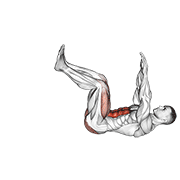
#> input picture Fitness/ExerciseVideos/0276-iny3m5y.gif, 180 x 180 px
$ python -i generate.py   (imports and definitions only)
#> lines starting #> are read from the running program, lines starting #| are printed output that depends on the picture; after the words box and inside, x2 and y2 are one past the last pixel; in counts of white or black regions, pixels touching at a corner belong together
#!/usr/bin/env python3
"""
Make the How-page videos with Google's AI models, one exercise at a time.

  1. poses    – a still of your reference woman in each exercise's start pose (Nano Banana image model)
  2. approve  – you look at the stills in out/review.html and approve the good ones
  3. videos   – one looping rep per approved pose (Gemini Omni Flash): first and last frame are the
                same start pose, so the clip loops seamlessly. Then it's cropped to the app's spec.
  4. accept   – you watch the videos in out/review.html and accept the good ones
  5. install  – accepted videos are copied into the app (Fitness/HowToVideos/howto-<id>.mp4)

Run `python3 generate.py --help` or see README.md in this folder.
Needs: Python 3.10+, `pip3 install google-genai`, ffmpeg (`brew install ffmpeg`), and your
AI Studio key in the GEMINI_API_KEY environment variable.
"""

import argparse
import base64
import html
import json
import os
import re
import shutil
import subprocess
import sys
import time
from pathlib import Path

# ---------------------------------------------------------------------------------------------
# Settings

HERE = Path(__file__).resolve().parent
REPO = HERE.parent.parent
OUT = HERE / "out"
STATUS_FILE = OUT / "status.json"
REFERENCE = HERE / "reference.png"            # your character: the same woman in every video
APP_VIDEOS = REPO / "Fitness" / "HowToVideos"

IMAGE_MODEL = os.environ.get("HOWTO_IMAGE_MODEL", "gemini-3.1-flash-image")   # Nano Banana 2
VIDEO_MODEL = os.environ.get("HOWTO_VIDEO_MODEL", "gemini-omni-1.2-flash")    # Gemini Omni 1.2 Flash

CLIP_SECONDS = 4          # one rep
GEN_ASPECT = "9:16"       # Omni only makes 9:16 or 16:9; we crop to 4:5 afterwards
GEN_RESOLUTION = "1080p"  # 1080 × 1920

# Final spec (same as the README): 4:5, 1080 × 1350, 30 fps, HEVC ~1.2 Mbps, no audio.
OUT_W, OUT_H, OUT_FPS, OUT_BITRATE = 1080, 1350, 30, "1200k"

# Where the figure has to stay in the tall 9:16 frame so that, after the crop, it's clear of the
# app's Back/Pause buttons (top) and the exercise name (bottom). Fractions of the frame height.
HEAD_MIN, FEET_MAX = 0.24, 0.72

POSE_PROMPT = """\
Use the woman in the reference image: the same face, hair, body, skin tones, clothing and style, \
on the same plain flat sage-green studio background. The reference only shows how she LOOKS: ignore \
its standing pose and the dumbbell she holds there, and pose her as described below.

Show her holding still in the STARTING position of this exercise: {name}.
{hint}
How the exercise is done: {steps}
Equipment: {equipment}.

Framing: a tall 9:16 image. Her whole body and any equipment fill the middle of the frame: the top \
of her head is no higher than {head}% down from the top edge, and her feet (or the lowest point of \
her body) are no lower than {feet}% down. Leave plain empty background above and below her. Centre \
her horizontally, full body visible, at a slight three-quarter angle so the movement will be easy \
to see.

Exactly ONE person in the picture. Keep her face, hair and look exactly as in the reference, \
whatever her position. Show the muscles this exercise works ({muscles}) in red, like the reference. Plain background, no \
floor markings, no shadows on the wall, no text, no logos, no extra people. Only the equipment she \
is holding or using for this exercise: no spare weights or other objects on the floor or anywhere \
else in the picture."""

# Exact start positions for plan exercises the image model got wrong from the steps alone
# (it tends to copy the reference and draw her standing). Shown to it as the most important line.
POSE_HINTS = {
    "db-rdl": "Standing tall, holding one dumbbell in EACH hand (two dumbbells) in front of her thighs, "
              "palms facing her thighs, knees soft.",
    "glute-bridge": "Lying flat on her back on the floor, knees bent, feet flat, hips and bottom resting ON the "
                    "floor (not lifted). One dumbbell lies across her hip bones (her pelvis, NOT her chest), "
                    "both hands holding it there. Seen from the side.",
    "dead-bug": "Lying on her back on the floor (NOT standing). BOTH arms point straight up to the ceiling. "
                "BOTH legs are lifted: knees bent 90 degrees directly above her hips, shins horizontal, both feet "
                "in the air, no foot touching the floor (tabletop). No equipment. Seen from the side.",
    "db-bench": "She is LYING DOWN, horizontal, on her back on a flat weight bench (she is NOT standing). "
                "Her head, shoulders and bottom are on the bench, feet flat on the floor either side of it, a "
                "dumbbell in each hand beside her chest. Seen from the side.",
    "seated-press": "Sitting upright on a bench with a vertical back rest (NOT standing), feet flat on the floor, "
                    "a dumbbell in each hand at shoulder height, palms facing forward.",
    "hip-thrust": "She is NOT sitting on the bench. Her bottom is on the floor IN FRONT of a low flat bench, and "
                  "only her upper back (shoulder blades) leans against the long edge of the bench behind her. "
                  "Knees bent, feet flat on the floor, hips low. One dumbbell across her hips, both hands on it. "
                  "Seen from the side. The bench is fully visible and doesn't reach the edges of the picture.",
    "side-plank": "Side plank on her FOREARM (not a straight arm): lying on her side, elbow directly under her "
                  "shoulder, forearm flat on the floor, feet stacked, hips lifted so her body forms a straight "
                  "line, top hand resting on her hip.",
    "push-up": "High plank on her hands (top of a push-up): hands just wider than shoulders, arms straight, "
               "body in one straight line from head to heels. Seen from the side.",
    "plank": "Forearm plank: forearms on the floor, elbows under shoulders, body in one straight line from "
             "head to heels. Seen from the side.",
}

# The movement itself, for exercises where Omni made too small a movement from the steps alone.
VIDEO_HINTS = {
    "dead-bug": "Big, clear movement: her RIGHT arm lowers all the way back overhead and her LEFT leg straightens "
                "out long, until both hover just above the floor; then both return to the start. The other arm "
                "and leg stay still. Her lower back stays pressed to the floor.",
    "glute-bridge": "Big, clear movement: she drives her hips up HIGH until her body is a straight line from knees "
                    "to shoulders, holds briefly at the top, then lowers her hips back to the floor.",
    "hip-thrust": "Big, clear movement: she drives her hips up HIGH until her torso is level with the bench and "
                  "her shins are vertical (a straight line from shoulders to knees), then lowers her hips back "
                  "down near the floor.",
    "push-up": "Full depth: she lowers until her chest is just above the floor with her elbows bent to 90 degrees, "
               "then pushes back up to straight arms. Her body stays in one straight line.",
}

VIDEO_PROMPT = """\
Both images are the same frame: the woman in her starting position for {name}. Animate exactly one \
slow, controlled repetition that starts in this pose and returns to exactly this pose at the end, \
so the clip loops seamlessly.
[0-{half}s] She performs the movement through its FULL range of motion, all the way to the end \
position the steps describe (not a half or partial rep): {steps}
[{half}-{dur}s] She returns smoothly to the starting position.
{hint}Correct form matters more than anything: this video teaches the exercise. Make sure she avoids: {avoid}

A single continuous shot with a locked-off static camera: no zoom, no pan, no cuts. She stays the \
same size and in the same place in the frame. Only the equipment she is already holding or using; \
no new objects appear. Same plain flat sage-green background throughout, no text or captions. \
Silent: no music, no dialogue, no sound effects."""

# ---------------------------------------------------------------------------------------------
# Exercises

# [40 lines left out: functions plan_exercises, catalog_exercises, pick, not called in this run]

# ---------------------------------------------------------------------------------------------
# Status (out/status.json): pose = none|ready|approved|rejected, video = none|ready|accepted|rejected

def load_status():
    return json.loads(STATUS_FILE.read_text()) if STATUS_FILE.exists() else {}


# [56 lines left out: functions save_status, entry, client, retry, not called in this run]


TWO_STEP_STYLE = """\
A young woman shown as a realistic anatomy figure for a fitness app: grey skin, the working muscles \
in red, a dark sports bra and briefs, hair in a ponytail, barefoot, on a plain flat sage-green studio \
background with soft even light."""

RESTYLE_PROMPT = """\
Redraw the second image so the woman looks exactly like the woman in the first image: the same \
face, hair, body, clothing, grey skin with red muscles, background and lighting. Keep the second \
image's pose, body position, equipment, camera angle and framing EXACTLY as they are; change \
nothing about the position. Exactly one person. No text."""


# [68 lines left out: functions _image_call, make_pose, make_video, fetch_video, not called in this run]

# ---------------------------------------------------------------------------------------------
# Reframing: the image model ignores framing instructions and draws her top to bottom, so after the
# 4:5 crop her feet are cut off and her head is under the buttons. This finds her outline, shrinks
# her into the safe area of the crop, and fills the space around her with matching background.

# Safe area for the figure inside the final 1080 × 1350 frame (a little inside the app's limits).
SAFE_TOP, SAFE_BOTTOM, SAFE_SIDE = 175, 250, 60


def pillow():
    try:
        from PIL import Image, ImageChops, ImageDraw, ImageFilter
        return Image, ImageChops, ImageDraw, ImageFilter
    except ImportError:
        sys.exit("Install Pillow first:  pip3 install pillow")


def reframe(src_path, dest_path):
    """Shrink and place the figure inside the app's safe area. Returns the scale used (1.0 = untouched)."""
#> called with dest_path = 'out.png'
    Image, ImageChops, ImageDraw, ImageFilter = pillow()
    import statistics
    src = Image.open(src_path).convert("RGB")
#> src is the input picture: PIL image 180x180 RGB; mean R, G, B 245.2, 244.4, 244.3
    W, H = src.size
#> W = 180; H = 180
    px = src.load()

    # Background plate: every row filled with the colour at the left and right edges of that row,
    # which keeps the studio's top-to-bottom shading.
    edge = max(8, W // 12)
#> edge = 15
    plate = Image.new("RGB", (W, H))
#> plate: PIL image 180x180 RGB; every value is 0
    for y in range(H):
        cols = [px[x, y] for x in list(range(edge)) + list(range(W - edge, W))]
        plate.paste(tuple(int(statistics.median(ch)) for ch in zip(*cols)), (0, y, W, y + 1))
#> plate: PIL image 180x180 RGB; every value is 255
    plate = plate.filter(ImageFilter.GaussianBlur(6))

    # The figure: whatever differs clearly from that background.
    mask = ImageChops.difference(src, plate).convert("L").point(lambda v: 255 if v > 28 else 0)
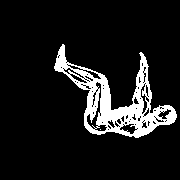
#> mask: PIL image 180x180 L; 10.5% white; 2 white regions (1 under 20 px), largest, box (x1, y1, x2, y2) and area: (54, 44, 177, 138) 3399
    bbox = mask.filter(ImageFilter.MinFilter(5)).getbbox()
#> bbox = (57, 49, 174, 135)
    if not bbox:
        shutil.copy2(src_path, dest_path)
        return 1.0
    x0, y0, x1, y1 = bbox
#> x0 = 57; y0 = 49; x1 = 174; y1 = 135

    # Where the figure may go in this image (the middle 4:5 band, minus the app's buttons and title).
    band_h = W * OUT_H / OUT_W
#> band_h = 225
    band_top = (H - band_h) / 2
#> band_top = -22.5
    s = W / OUT_W
#> s = 0.167
    t_top, t_bot = band_top + SAFE_TOP * s, band_top + band_h - SAFE_BOTTOM * s
#> t_top = 6.67; t_bot = 160.8
    t_w = W - 2 * SAFE_SIDE * s
#> t_w = 160
    if y0 >= t_top and y1 <= t_bot and x0 >= SAFE_SIDE * s and x1 <= W - SAFE_SIDE * s:
        shutil.copy2(src_path, dest_path) if Path(src_path).suffix == ".jpg" else src.save(dest_path, quality=95)
        return 1.0                                      # already inside the safe area
    scale = min(1.0, (t_bot - t_top) / (y1 - y0), t_w / (x1 - x0))
#> scale = 1

    small = src.resize((round(W * scale), round(H * scale)), Image.LANCZOS)
    ox = round(W / 2 - (x0 + x1) / 2 * scale)          # centred on her
#> ox = -26
    oy = round(t_bot - y1 * scale)                      # feet on the bottom of the safe area
#> oy = 26

    # Shrinking her squeezes the studio's shading too, so the background around her no longer matches
    # the background where she's placed (that left a lighter patch around her feet). Shift the shrunk
    # image's colours row by row so its background equals the plate at its new position.
    sw, sh = small.size
#> sw = 180; sh = 180
    src_bg = plate.resize((sw, sh), Image.LANCZOS)
    dst_bg = Image.new("RGB", (sw, sh))
    dst_bg.paste(plate, (-ox, -oy))
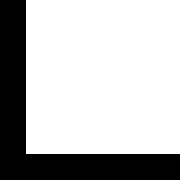
#> dst_bg: PIL image 180x180 RGB; 73.2% white; 1 black region, box (x1, y1, x2, y2) and area: (0, 0, 180, 180) 8684
    small = ImageChops.subtract(ImageChops.add(small, ImageChops.subtract(dst_bg, src_bg)),
                                ImageChops.subtract(src_bg, dst_bg))
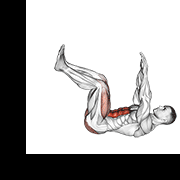
#> small: PIL image 180x180 RGB; mean R, G, B 176.9, 176.1, 175.9

    feather = max(40, W // 10)                          # soft edges so the paste blends in
#> feather = 40
    soft = Image.new("L", small.size, 0)
#> soft: PIL image 180x180 L; every value is 0
    ImageDraw.Draw(soft).rectangle([feather, feather, small.size[0] - feather, small.size[1] - feather], fill=255)
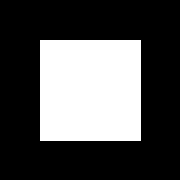
#> soft: PIL image 180x180 L; 31.5% white; 1 white region, box (x1, y1, x2, y2) and area: (40, 40, 141, 141) 10201
    soft = soft.filter(ImageFilter.GaussianBlur(feather / 2))
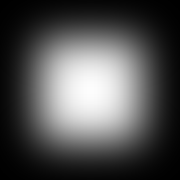
#> soft: PIL image 180x180 L; min 0, max 253, mean 79.9

    out = plate.copy()
    out.paste(small, (ox, oy), soft)
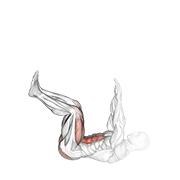
#> out: PIL image 180x180 RGB; mean R, G, B 248.8, 248.2, 248
    out.save(dest_path, quality=95)
    return scale


# ---------------------------------------------------------------------------------------------
# ffmpeg

# [29 lines left out: functions run, hevc_encoder, crop, not called in this run]


def poster(final, dest):
    run(["ffmpeg", "-y", "-v", "error", "-i", str(final), "-vf",
         f"fps=5/{CLIP_SECONDS},scale=216:270,tile=5x1", "-frames:v", "1", str(dest)])

# ---------------------------------------------------------------------------------------------
# Commands

FACE_PROMPTS = {
    # A family resemblance: recognisably inspired by the photo, but her own person.
    "light": """\
The first image is the character for a fitness app: keep everything about her exactly the same: \
her body, pose, clothing, the grey skin with the muscle highlights, the framing, the plain flat \
sage-green studio background and the lighting.

Change only her face and hair so she has a resemblance to the person in the second photo, like a \
relative rather than the same person: borrow the general face shape, hair colour and hairstyle, \
and the overall feel of the eyes and features, but keep her a distinct, generic character, not a \
copy or portrait of that person. Keep the face in the same grey style as the rest of the figure. \
No text, no other changes.""",
    # In between: clearly inspired by the photo, a close resemblance, still not a portrait.
    "medium": """\
The first image is the character for a fitness app: keep everything about her exactly the same: \
her body, pose, clothing, the grey skin with the muscle highlights, the framing, the plain flat \
sage-green studio background and the lighting.

Change only her face and hair so she closely resembles the person in the second photo, like a \
sister: the same face shape, eye shape, eyebrows, nose, lips, smile and hairstyle, while staying a \
stylised character rather than an exact portrait. Keep the face in the same grey style as the rest \
of the figure. No text, no other changes.""",
    # Clearly the same person.
    "strong": """\
The first image is the character for a fitness app: keep everything about her exactly the same: \
her body, pose, clothing, the grey skin with the muscle highlights, the framing, the plain flat \
sage-green studio background and the lighting.

Change only her face and hair so she looks like the person in the second photo: the same face \
shape, features, eyes, eyebrows, nose, lips, skin tone and hairstyle. Keep the face in the same \
grey style as the rest of the figure. No text, no other changes.""",
}


# [271 lines left out: functions cmd_reference, cmd_poses, set_state, cmd_videos, cmd_reframe, cmd_crop and 4 more, not called in this run]


# [2 lines not run here, left out]

>>> result = reframe('../../Fitness/ExerciseVideos/0276-iny3m5y.gif', 'out.png')
#> result = 1
